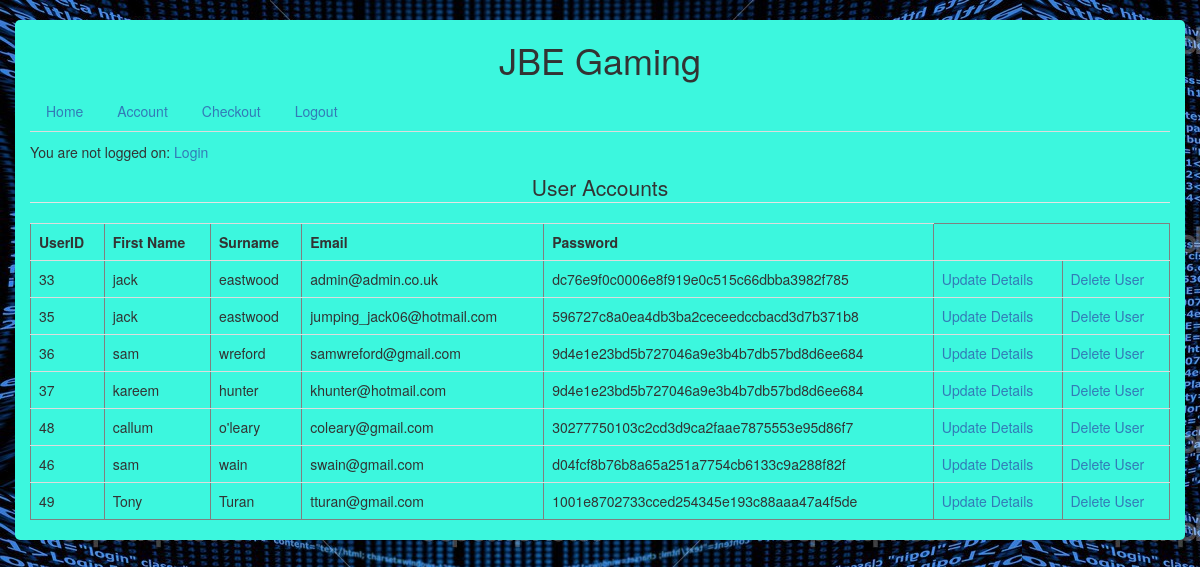
The page /viewUsers.php on the database its author committed.
### tables this page shows
CREATE TABLE IF NOT EXISTS `users` (
  `userID` int(8) NOT NULL auto_increment,
  `email` varchar(50) NOT NULL,
  `password` varchar(50) NOT NULL,
  `FirstName` varchar(50) NOT NULL,
  `Surname` varchar(50) NOT NULL,
  PRIMARY KEY  (`userID`),
  UNIQUE KEY `email` (`email`)
);

### LoginStatus.php (called while the page is built, shortened)
<?php
	function loginStatus(){
		return $_SESSION['message'];
	}
 ?>

### viewUsers.php (the view, shortened to what this page needs)
<?php
include "LoginStatus.php";
?>
<!doctype html>
<html lang="en">
<head>
	<link href="bootstrap-3.3.6-dist/css/bootstrap.min.css" rel="stylesheet">
	<link href="main.css" rel="stylesheet">
</head>
<body>
	<div class="container">
		<h1 align="center">JBE Gaming </h1>
		<div id="menu/search bar" align="left">
			<nav class="nav-inline">
				<ul class="nav nav-tabs">
					<li class="nav-item">
						<a class="nav-link" href="Website.php"> Home</a>
					</li>
					<li class="nav-item">
						<a class="nav-link" href="account.php"> Account</a>
					</li>
					<li class="nav-item">
						<a class="nav-link" href="checkout.php"> Checkout</a>
					</li>
					<li class="nav-item">
						<a class="nav-link" href="logout.php"> Logout</a>
					</li>
				</ul>
			</nav>
			<p align="left"><?php print LoginStatus(); ?> </p>
		</div>
		<div id="users" align="center">
			<fieldset>
				<legend>
					User Accounts
				</legend>
				<div class=table-responsive>
					<table cellpadding=10 border=1 class=table>
						<?php
						$query = "SELECT * FROM users";
						$result = mysqli_query($connection, $query)  or exit ("Error in query: $query. ".mysqli_error($connection));
						$rows = mysqli_fetch_array($result);
						if($rows > 0) {
							print  "<tr><th>UserID</th><th>First Name</th><th>Surname</th><th>Email</th><th>Password</th></tr>";
							while ($row = mysqli_fetch_assoc($result)) {
								echo "<tr>";
								echo "<td>".$row['userID']."</td>";
								echo "<td>".$row['FirstName']."</td>";
								echo "<td>".$row['Surname']."</td>";
								echo '<td>'.$row['email'].'</td>';
								echo "<td>".$row['password']."</td>";
								echo "<td><a href=updateDetailsForm.php?email=".$row['email'].">Update Details</a></td>";
								echo "<td><a href=deleteUser.php?email=".$row['email'].">Delete User</a></td>";
								echo "</tr>";
							}
						}
						?>
					</table>
				</div>
			</fieldset>
		</div>
	</div>
</body>
</html>

### main.css (style rules this page uses)
.container { background-color: #3CF7DE; height: auto; margin-top: 20px; border-radius: 5px; }
body { background: url("images/depositphotos_2582409-Html-background.jpg"); height: 100%; }

### rows shown on the page
users: userID "33", FirstName "jack", Surname "eastwood", email "admin@admin.co.uk", password "dc76e9f0c0006e8f919e0c515c66dbba3982f785"
users: userID "35", FirstName "jack", Surname "eastwood", email "jumping_jack06@hotmail.com", password "596727c8a0ea4db3ba2ceceedccbacd3d7b371b8"
users: userID "36", FirstName "sam", Surname "wreford", email "samwreford@gmail.com", password "9d4e1e23bd5b727046a9e3b4b7db57bd8d6ee684"
users: userID "37", FirstName "kareem", Surname "hunter", email "khunter@hotmail.com", password "9d4e1e23bd5b727046a9e3b4b7db57bd8d6ee684"
users: userID "48", FirstName "callum", Surname "o'leary", email "coleary@gmail.com", password "30277750103c2cd3d9ca2faae7875553e95d86f7"
users: userID "46", FirstName "sam", Surname "wain", email "swain@gmail.com", password "d04fcf8b76b8a65a251a7754cb6133c9a288f82f"
users: userID "49", FirstName "Tony", Surname "Turan", email "tturan@gmail.com", password "1001e8702733cced254345e193c88aaa47a4f5de"

### other values the page prints
LoginStatus() "You are not logged on: Login"
